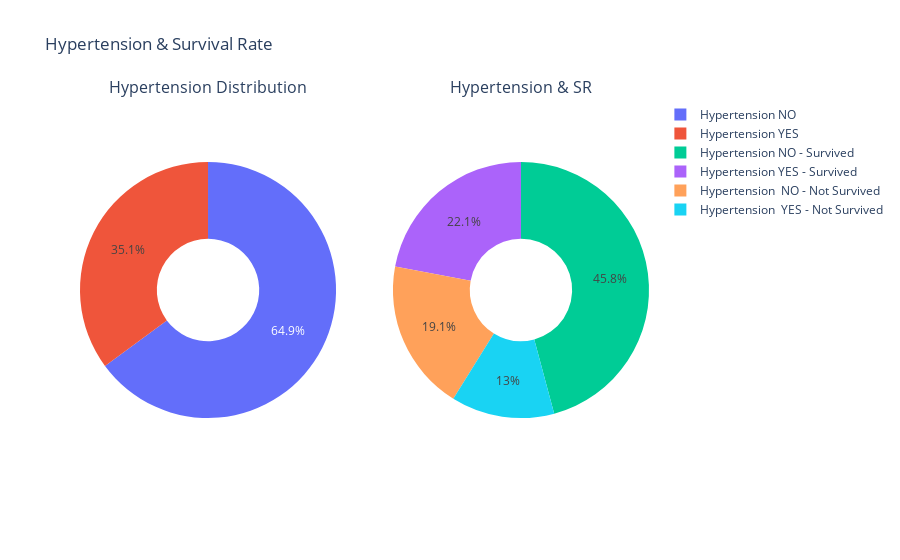

Notebook cell for this chart:
### Code cell
labels = [["Hypertension YES","Hypertension NO"], 
          ['Hypertension YES - Survived','Hypertension  YES - Not Survived', 'Hypertension NO - Survived',
           'Hypertension  NO - Not Survived']]

values = [[len(hypertension_yes), len(hypertension_no)],
         [len(hypertension_yes_survived), len(hypertension_yes_not_survived),
          len(hypertension_no_survived), len(hypertension_no_not_survived)]]

subplot_titles = ['Hypertension Distribution', 'Hypertension & SR']
sub_plot_names = ["Distribution of Hypertension", 'Hypertension & Survival']

utils.ConstructGoPieChart(build_sub_plots = True, 
                          rows = 1, 
                          cols = 2, 
                          subplot_titles = subplot_titles,
                          labels = labels, 
                          values = values, 
                          sub_plot_names = sub_plot_names,
                          title_text = "Hypertension & Survival Rate",
                          export_to_png = True)

### Figure 1 — Plotly figure (JSON) as saved in the notebook; plotly's stock layout.template omitted (floating-point values rounded to 4 significant figures)
{"data": [{"domain": {"x": [0, 0.45], "y": [0, 1]}, "hole": 0.4, "hoverinfo": "label+percent+name", "labels": ["Hypertension YES", "Hypertension NO"], "name": "Distribution of Hypertension", "type": "pie", "values": [105, 194]}, {"domain": {"x": [0.55, 1], "y": [0, 1]}, "hole": 0.4, "hoverinfo": "label+percent+name", "labels": ["Hypertension YES - Survived", "Hypertension  YES - Not Survived", "Hypertension NO - Survived", "Hypertension  NO - Not Survived"], "name": "Hypertension & Survival", "type": "pie", "values": [66, 39, 137, 57]}], "layout": {"annotations": [{"font": {"size": 16}, "showarrow": false, "text": "Hypertension Distribution", "x": 0.225, "xanchor": "center", "xref": "paper", "y": 1, "yanchor": "bottom", "yref": "paper"}, {"font": {"size": 16}, "showarrow": false, "text": "Hypertension & SR", "x": 0.775, "xanchor": "center", "xref": "paper", "y": 1, "yanchor": "bottom", "yref": "paper"}], "title": {"text": "Hypertension & Survival Rate"}}}
